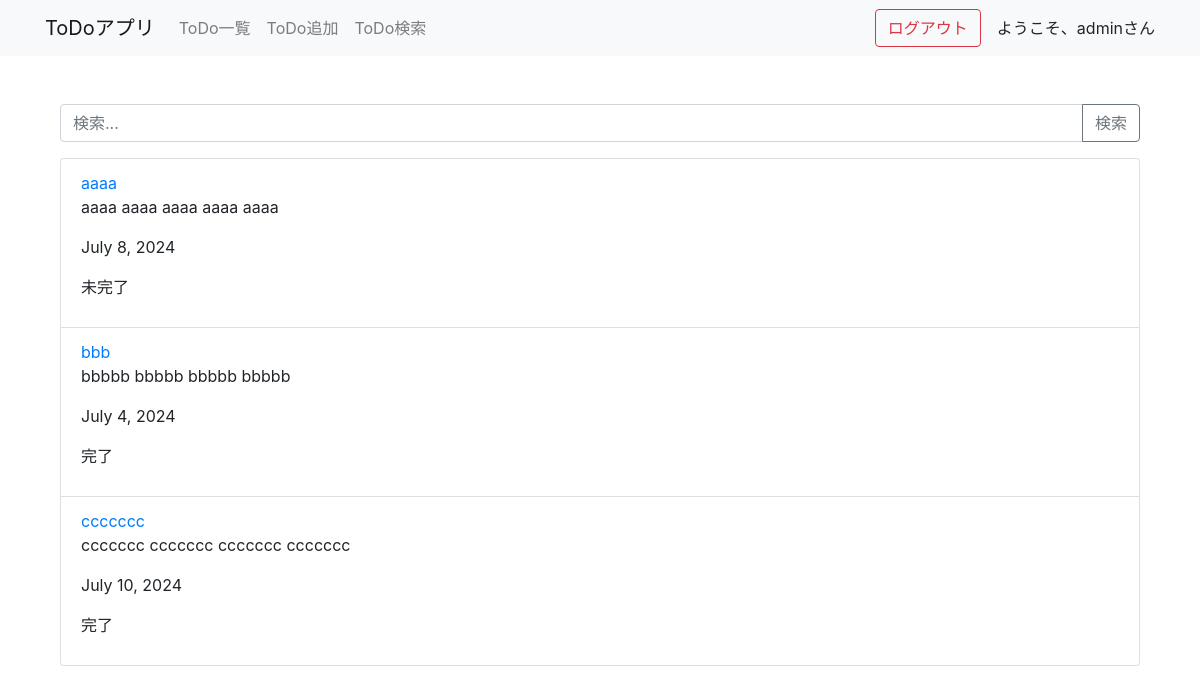
The app's page /search/ (signed in) with its own data.
### todo_app/models.py (models this page shows, shortened)
class Post(models.Model):
    title = models.CharField(max_length=40)
    text = models.TextField()
    date = models.DateField()
    status = models.CharField(
        max_length = 100,
        choices = CATEGORY
    )
    user = models.ForeignKey(User, on_delete=models.CASCADE)

### todo_app/views.py (the view)
# urls.py: path('search/', views.SearchTodoView.as_view(), name='todo-search'),
class SearchTodoView(ListView):
    model = Post
    template_name = 'todo/todo_search.html'
    context_object_name = 'posts'
    def get_queryset(self):
        query = self.request.GET.get('q')
        user = self.request.user
        if query:
            return Post.objects.filter(
                (Q(title__icontains=query) | Q(text__icontains=query)) & Q(user=user)
            )
        return Post.objects.filter(user=user)
    def get_context_data(self, **kwargs):
        context = super().get_context_data(**kwargs)
        context['query'] = self.request.GET.get('q', '')
        return context

### todo_app/templates/todo/todo_search.html (shortened to what this page needs)
{% extends 'base.html' %}
{% block content %}
<div class="container">
    <form method="get" action="{% url 'todo-search' %}" class="mt-4">
        <div class="input-group mb-3">
            <input type="text" name="q" class="form-control" placeholder="検索..." value="{{ query }}">
            <div class="input-group-append">
                <button type="submit" class="btn btn-outline-secondary">検索</button>
            </div>
        </div>
    </form>
    <ul class="list-group">
        {% for post in posts %}
            <li class="list-group-item">
                <a href="{% url 'todo-detail' post.pk %}">{{ post.title }}</a>
                <p>{{ post.text }}</p>
                <p>{{ post.date }}</p>
                <p>{{ post.get_status_display }}</p>
            </li>
        {% empty %}
            <li class="list-group-item">ToDoはありません。</li>
        {% endfor %}
    </ul>
</div>
{% endblock content %}

### templates/base.html (shortened to what this page needs)
<!DOCTYPE html>
<html lang="en">
<head>
    <link rel="stylesheet" href="https://stackpath.bootstrapcdn.com/bootstrap/4.5.2/css/bootstrap.min.css">
    <link rel="stylesheet" href="https://cdnjs.cloudflare.com/ajax/libs/bootstrap-datetimepicker/4.17.47/css/bootstrap-datetimepicker.min.css">
</head>
<body>
    <nav class="navbar navbar-expand-lg navbar-light bg-light">
        <div class="container">
            <a class="navbar-brand" href="#">ToDoアプリ</a>
            <div class="collapse navbar-collapse" id="navbarNav">
                <ul class="navbar-nav mr-auto">
                    {% if request.user.is_authenticated %}
                        <li class="nav-item">
                            <a class="nav-link" href="{% url 'todo-list' %}">ToDo一覧</a>
                        </li>
                        <li class="nav-item">
                            <a class="nav-link" href="{% url 'todo-create' %}">ToDo追加</a>
                        </li>
                        <li class="nav-item">
                            <a class="nav-link" href="{% url 'todo-search' %}">ToDo検索</a>
                        </li>
                    {% endif %}
                </ul>
                {% if request.user.is_authenticated %}
                    <form class="form-inline my-2 my-lg-0" method="POST" action="{% url 'accounts:logout' %}">
                        <button class="btn btn-outline-danger my-2 my-sm-0" type="submit">ログアウト</button>
                    </form>
                    <p class="ml-3 my-0">ようこそ、{{ request.user.username }}さん</p>
                {% endif %}
            </div>
        </div>
    </nav>
    <div class="container mt-4">
        <div class="row">
            <div class="col">
                {% block content %}{% endblock %}
            </div>
        </div>
    </div>
    <footer></footer>
</body>
</html>

### templates/base.html (style rules this page uses)
footer { height: 15vh; }

### records on screen
Post: title "aaaa", text "aaaa aaaa aaaa aaaa aaaa", date "July 8, 2024", status "未完了"
Post: title "bbb", text "bbbbb bbbbb bbbbb bbbbb", date "July 4, 2024", status "完了"
Post: title "ccccccc", text "ccccccc ccccccc ccccccc ccccccc", date "July 10, 2024", status "完了"

### other values on screen
{{ request.user.username }} "admin"
